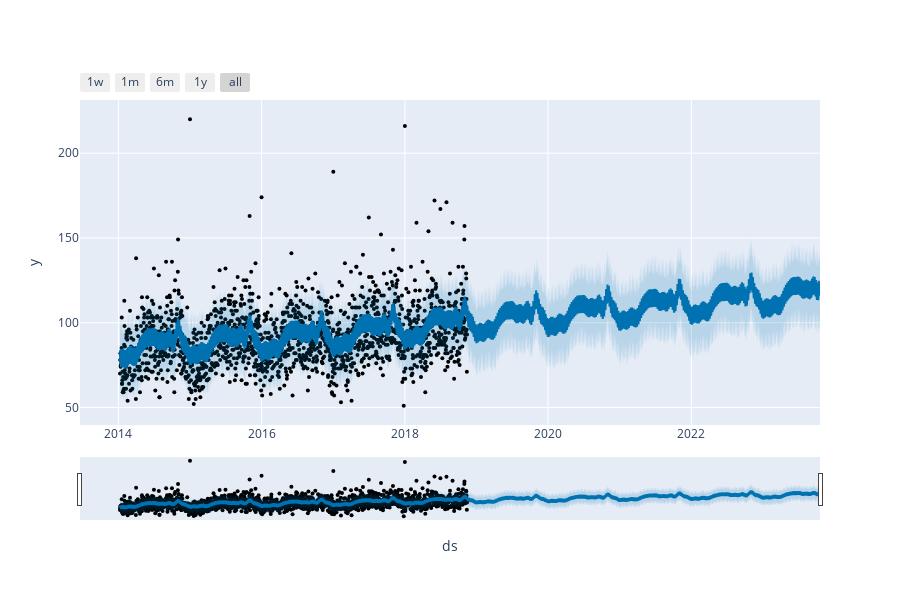

The notebook cell this image was saved under:
### Code cell
#Make an interactive plot for forecasted data 
plot_plotly(m, forecast)

### Figure 1 — Plotly figure (JSON) as saved in the notebook; plotly's stock layout.template omitted (floating-point values rounded to 4 significant figures; data arrays with more than 128 entries replaced by an {"elided": "..."} marker saying what was removed)
{"data": [{"marker": {"color": "black", "size": 4}, "mode": "markers", "name": "Actual", "type": "scatter", "x": {"elided": "1771 str values"}, "y": {"elided": "1771 int values"}}, {"hoverinfo": "skip", "line": {"width": 0}, "mode": "lines", "type": "scatter", "x": {"elided": "3571 str values"}, "y": {"elided": "3571 float values"}}, {"fill": "tonexty", "fillcolor": "rgba(0, 114, 178, 0.2)", "line": {"color": "#0072B2", "width": 2}, "mode": "lines", "name": "Predicted", "type": "scatter", "x": {"elided": "3571 str values"}, "y": {"elided": "3571 float values"}}, {"fill": "tonexty", "fillcolor": "rgba(0, 114, 178, 0.2)", "hoverinfo": "skip", "line": {"width": 0}, "mode": "lines", "type": "scatter", "x": {"elided": "3571 str values"}, "y": {"elided": "3571 float values"}}], "layout": {"height": 600, "showlegend": false, "width": 900, "xaxis": {"rangeselector": {"buttons": [{"count": 7, "label": "1w", "step": "day", "stepmode": "backward"}, {"count": 1, "label": "1m", "step": "month", "stepmode": "backward"}, {"count": 6, "label": "6m", "step": "month", "stepmode": "backward"}, {"count": 1, "label": "1y", "step": "year", "stepmode": "backward"}, {"step": "all"}]}, "rangeslider": {"visible": true}, "title": {"text": "ds"}, "type": "date"}, "yaxis": {"title": {"text": "y"}}}}
